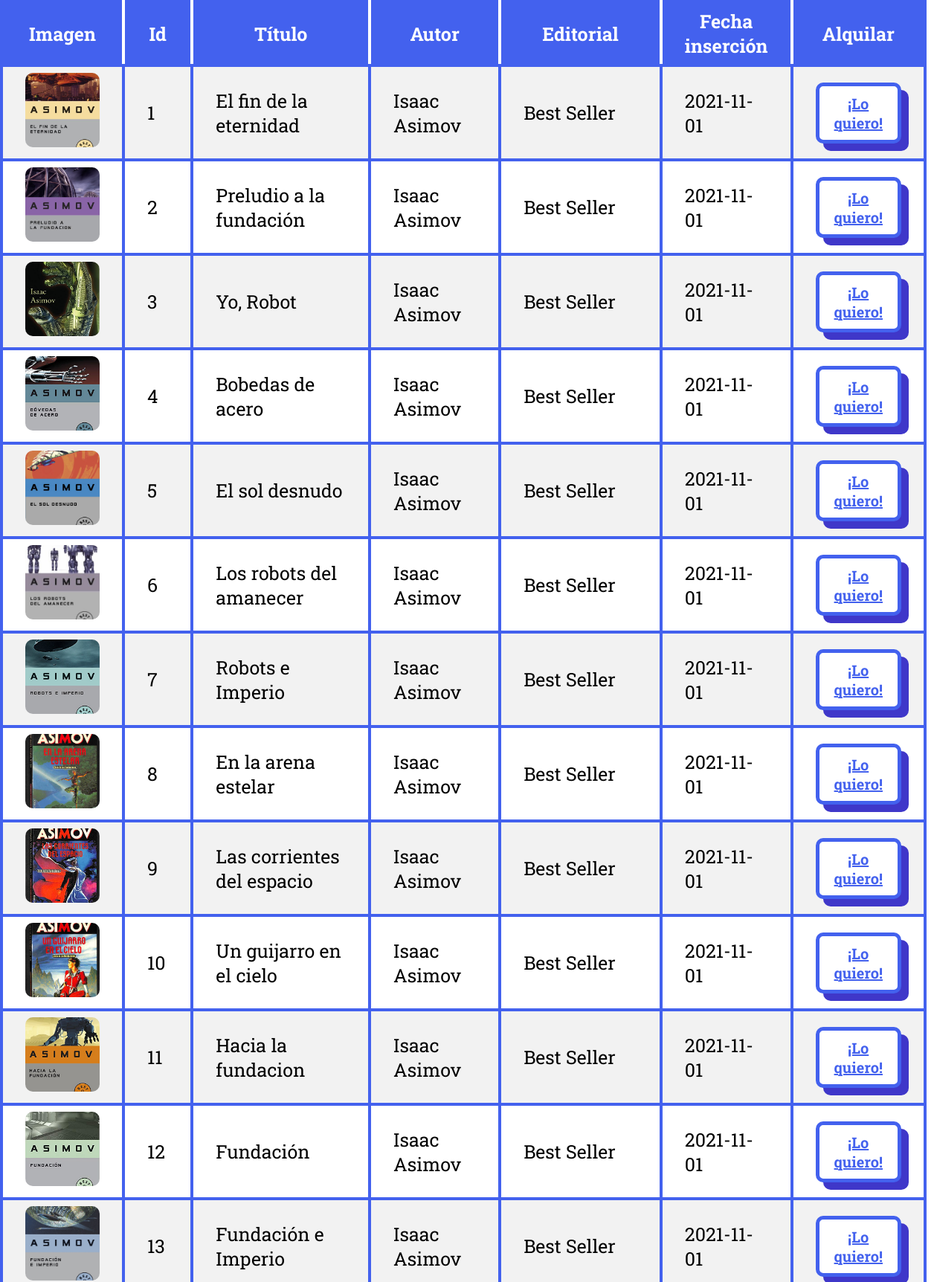
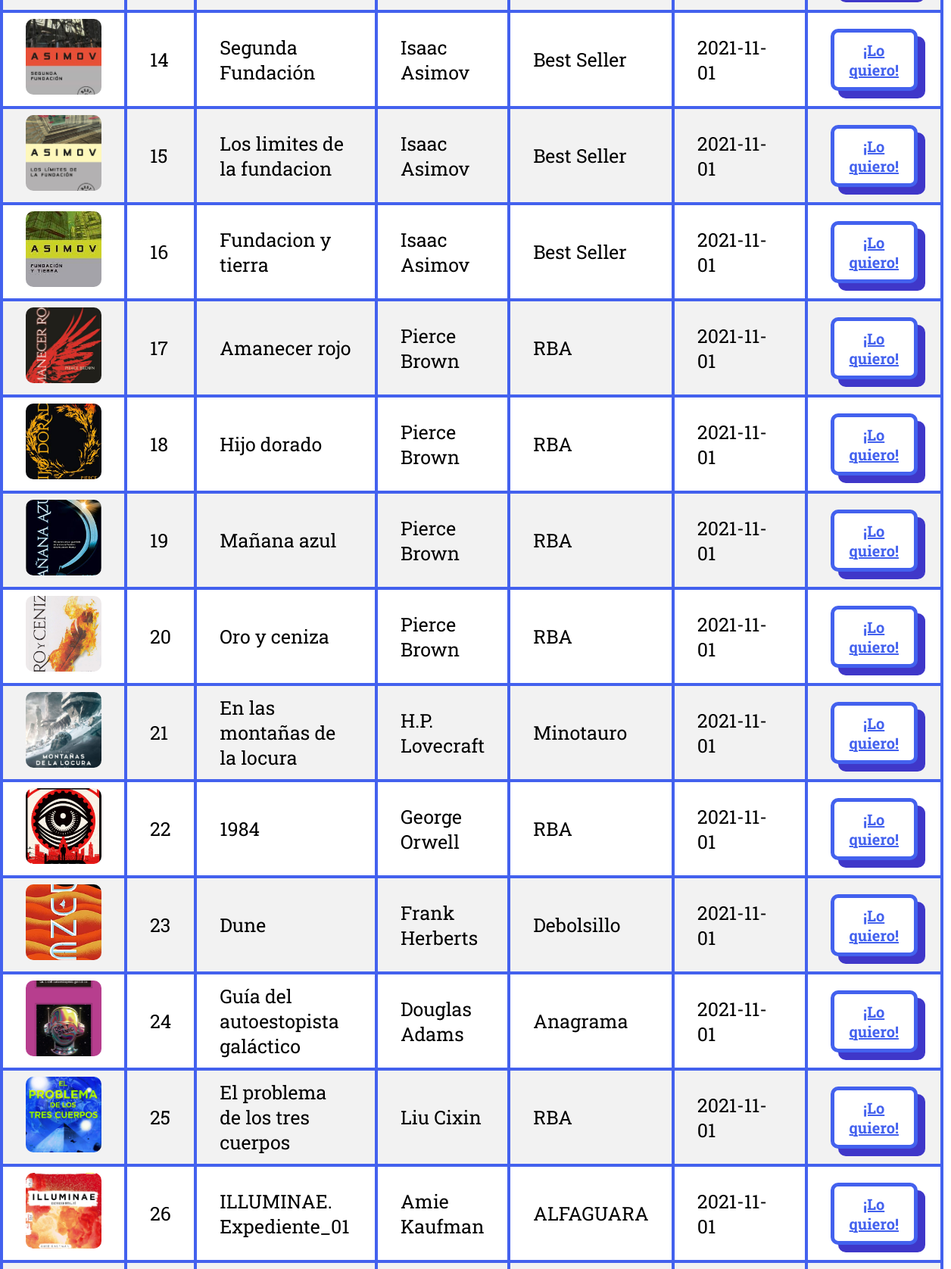
The app's page /tabla.php (signed in, upper part) with its own data (2 pictures, top to bottom).
### tables this page shows
CREATE TABLE `libros` (
  `cod_libro` int(11) NOT NULL,
  `titulo` varchar(100) DEFAULT NULL,
  `autor` varchar(100) DEFAULT NULL,
  `editorial` varchar(100) DEFAULT NULL,
  `fecha_insercion` date DEFAULT NULL,
  `imagen` varchar(255) DEFAULT NULL,
  `deleted` date DEFAULT NULL
);

### controller/Usuario.php (called while the page is built, shortened)
<?php
    class Usuario{
        private $tipo = "nd";
        public function isAdmin(){
            if ($this->tipo == "admin") {
                return true;
            }else{
                return false;
            }
        }
    }
?>

### controller/DB.php (called while the page is built, shortened)
<?php
    require_once("Usuario.php");
    require_once("Libro.php");
    function getAllBooks(){
            require("initDB.inc.php");
            try{
                $dbConn = new PDO(
                    "mysql:host=$dbHost;dbname=$dbName",
                    $dbUser,
                    $dbPassword,
                    array(PDO::ATTR_PERSISTENT => true)
                );
                $query = $dbConn->query("select * from libros where deleted is null");
                $libros = [];
                foreach ($query as $row) {
                    array_push($libros,new Libro(
                        $row['imagen'],
                        $row['cod_libro'],
                        $row['titulo'],
                        $row['autor'],
                        $row['editorial'],
                        $row['fecha_insercion']
                    ));
                }
                return $libros;
            }catch(PDOException $error){
                print_r($error);
                return -1;
            }
            return -1;
    }
?>

### controller/Libro.php (called while the page is built, shortened)
<?php
    class Libro{
        private $imagen = "nd";
        private $id = "nd";
        private $titulo = "nd";
        private $autor = "nd";
        private $editorial = "nd";
        private $fecha = "nd";
        public function __construct($_imagen, $_id, $_titulo, $_autor, $_editorial, $_fecha){
            $this->imagen = $_imagen;
            $this->id = $_id;
            $this->titulo = $_titulo;
            $this->autor = $_autor;
            $this->editorial = $_editorial;
            $this->fecha = $_fecha;
        }
        public function toArr(){
            return [
                "imagen" => $this->imagen,
                "id" => $this->id,
                "titulo" => $this->titulo,
                "autor" => $this->autor,
                "editorial" => $this->editorial,
                "fecha" => $this->fecha
            ];
        }
    }
?>

### tabla.php (the view, shortened to what this page needs)
<?php
    if (isset($_SESSION['user'])) {
        $user = unserialize($_SESSION['user']);
        $isAdmin = $user->isAdmin();
        $libros = getAllBooks();
    }
?>
<!DOCTYPE html>
<html>
    <head>
        <link rel="stylesheet" href="./styles/style.css">
    </head>
    <body>
    <?php
        if(isset($_SESSION['user'])) {
    ?>
        <table class="custom_table">
            <tr>
                <th>Imagen</th>
                <?php if ($isAdmin) { ?>
                    <th>Id</th>
                <?php } ?>
                <th>Título</th>
                <th>Autor</th>
                <th>Editorial</th>
                <?php if ($isAdmin) { ?>
                    <th>Fecha inserción</th>
                <?php } ?>
                <th>Alquilar</th>
            </tr>
            <?php for ($i=0; $i < count($libros); $i++) { ?>
                <tr>
                    <td class="text_align_center">
                        <img src="<?php echo $libros[$i]->toArr()['imagen'];?>"
                        class="
                            border_radius_10px
                            w100px
                            h100px
                            fit_cover
                        ">
                    </td>
                    <?php
                        foreach ($libros[$i]->toArr() as $key) {
                            if ( $key != $libros[$i]->toArr()['imagen'] ) {
                                if ($isAdmin) {
                                    echo "<td>".$key."</td>";
                                }
                            }
                        }
                        ?>
                        <td class="text_align_center">
                            <a  class="purple"
                                href="infolibro?id=<?php echo $libros[$i]->toArr()['id']?>">
                                <div
                                class="
                                box_no_padding
                                fsize20
                                purple
                                fwbold
                                text_align_center
                                pad_top10
                                pad_bottom10
                                pad_left20
                                pad_right20
                                sombra_enlace
                                "
                                >
                                ¡Lo quiero!
                            </div>
                            </a>
                        </td>
                </tr>
            <?php } ?>
        </table>
    <?php
        }else{
            new PaginaError(true);
        }
    ?>
    </body>
</html>

### styles/style.css (style rules this page uses)
body { background: #c9bcff; padding: 0; margin: 0; }
.custom_table { font-family: 'Roboto Slab', serif; border-collapse: collapse; width: 100%; font-size: 25px; background: #fff; }
.custom_table th { border: 4px solid #4361EE; border-right: 4px solid #fff; padding: 8px 30px 8px 30px; text-align: center; background-color: #4361EE; color: white; }
.custom_table th:last-child { border-right: 4px solid #4361EE; }
.custom_table td { border: 4px solid #4361EE; padding: 8px 30px 8px 30px; }
.custom_table tr { background: #fff; }
.custom_table tr:nth-child(even) { background-color: #f2f2f2; }

### styles/template.css (style rules this page uses)
.w100px { width: 100px; }
.h100px { height: 100px; }
.fwbold { font-weight: bold; }
.fsize20 { font-size: 20px; font-family: 'Roboto Slab', serif; }
.purple { color: #4361EE; }
.pad_left20 { padding-left: 20px; }
.pad_right20 { padding-right: 20px; }
.pad_top10 { padding-top: 10px; }
.pad_bottom10 { padding-bottom: 10px; }
.box_no_padding { border: 5px solid #4361EE; border-radius: 10px; -webkit-box-shadow: 10px 10px 0px #3F37C9; box-shadow: 10px 10px 0px #3F37C9; background: #fff; }
.text_align_center { text-align: center; }
.border_radius_10px { border-radius: 10px; }
.sombra_enlace { -webkit-transition: -webkit-box-shadow .5s ease; transition: -webkit-box-shadow .5s ease; transition: box-shadow .5s ease; transition: box-shadow .5s ease, -webkit-box-shadow .5s ease; }
.fit_cover { -o-object-fit: cover; object-fit: cover; }

### tabla.php (style rules this page uses)
body { background: rgba(0, 0, 0, 0); padding-right: 10px; }

### records on screen
libros: imagen (picture), cod_libro "1", titulo "El fin de la eternidad", autor "Isaac Asimov", editorial "Best Seller", fecha_insercion "2021-11-01"
libros: imagen (picture), cod_libro "2", titulo "Preludio a la fundación", autor "Isaac Asimov", editorial "Best Seller", fecha_insercion "2021-11-01"
libros: imagen (picture), cod_libro "3", titulo "Yo, Robot", autor "Isaac Asimov", editorial "Best Seller", fecha_insercion "2021-11-01"
libros: imagen (picture), cod_libro "4", titulo "Bobedas de acero", autor "Isaac Asimov", editorial "Best Seller", fecha_insercion "2021-11-01"
libros: imagen (picture), cod_libro "5", titulo "El sol desnudo", autor "Isaac Asimov", editorial "Best Seller", fecha_insercion "2021-11-01"
libros: imagen (picture), cod_libro "6", titulo "Los robots del amanecer", autor "Isaac Asimov", editorial "Best Seller", fecha_insercion "2021-11-01"
libros: imagen (picture), cod_libro "7", titulo "Robots e Imperio", autor "Isaac Asimov", editorial "Best Seller", fecha_insercion "2021-11-01"
libros: imagen (picture), cod_libro "8", titulo "En la arena estelar", autor "Isaac Asimov", editorial "Best Seller", fecha_insercion "2021-11-01"
libros: imagen (picture), cod_libro "9", titulo "Las corrientes del espacio", autor "Isaac Asimov", editorial "Best Seller", fecha_insercion "2021-11-01"
libros: imagen (picture), cod_libro "10", titulo "Un guijarro en el cielo", autor "Isaac Asimov", editorial "Best Seller", fecha_insercion "2021-11-01"
libros: imagen (picture), cod_libro "11", titulo "Hacia la fundacion", autor "Isaac Asimov", editorial "Best Seller", fecha_insercion "2021-11-01"
libros: imagen (picture), cod_libro "12", titulo "Fundación", autor "Isaac Asimov", editorial "Best Seller", fecha_insercion "2021-11-01"
libros: imagen (picture), cod_libro "13", titulo "Fundación e Imperio", autor "Isaac Asimov", editorial "Best Seller", fecha_insercion "2021-11-01"
libros: imagen (picture), cod_libro "14", titulo "Segunda Fundación", autor "Isaac Asimov", editorial "Best Seller", fecha_insercion "2021-11-01"
libros: imagen (picture), cod_libro "15", titulo "Los limites de la fundacion", autor "Isaac Asimov", editorial "Best Seller", fecha_insercion "2021-11-01"
libros: imagen (picture), cod_libro "16", titulo "Fundacion y tierra", autor "Isaac Asimov", editorial "Best Seller", fecha_insercion "2021-11-01"
libros: imagen (picture), cod_libro "17", titulo "Amanecer rojo", autor "Pierce Brown", editorial "RBA", fecha_insercion "2021-11-01"
libros: imagen (picture), cod_libro "18", titulo "Hijo dorado", autor "Pierce Brown", editorial "RBA", fecha_insercion "2021-11-01"
libros: imagen (picture), cod_libro "19", titulo "Mañana azul", autor "Pierce Brown", editorial "RBA", fecha_insercion "2021-11-01"
libros: imagen (picture), cod_libro "20", titulo "Oro y ceniza", autor "Pierce Brown", editorial "RBA", fecha_insercion "2021-11-01"
libros: imagen (picture), cod_libro "21", titulo "En las montañas de la locura", autor "H.P. Lovecraft", editorial "Minotauro", fecha_insercion "2021-11-01"
libros: imagen (picture), cod_libro "22", titulo "1984", autor "George Orwell", editorial "RBA", fecha_insercion "2021-11-01"
libros: imagen (picture), cod_libro "23", titulo "Dune", autor "Frank Herberts", editorial "Debolsillo", fecha_insercion "2021-11-01"
libros: imagen (picture), cod_libro "24", titulo "Guía del autoestopista galáctico", autor "Douglas Adams", editorial "Anagrama", fecha_insercion "2021-11-01"
libros: imagen (picture), cod_libro "25", titulo "El problema de los tres cuerpos", autor "Liu Cixin", editorial "RBA", fecha_insercion "2021-11-01"
libros: imagen (picture), cod_libro "26", titulo "ILLUMINAE. Expediente_01", autor "Amie Kaufman", editorial "ALFAGUARA", fecha_insercion "2021-11-01"
